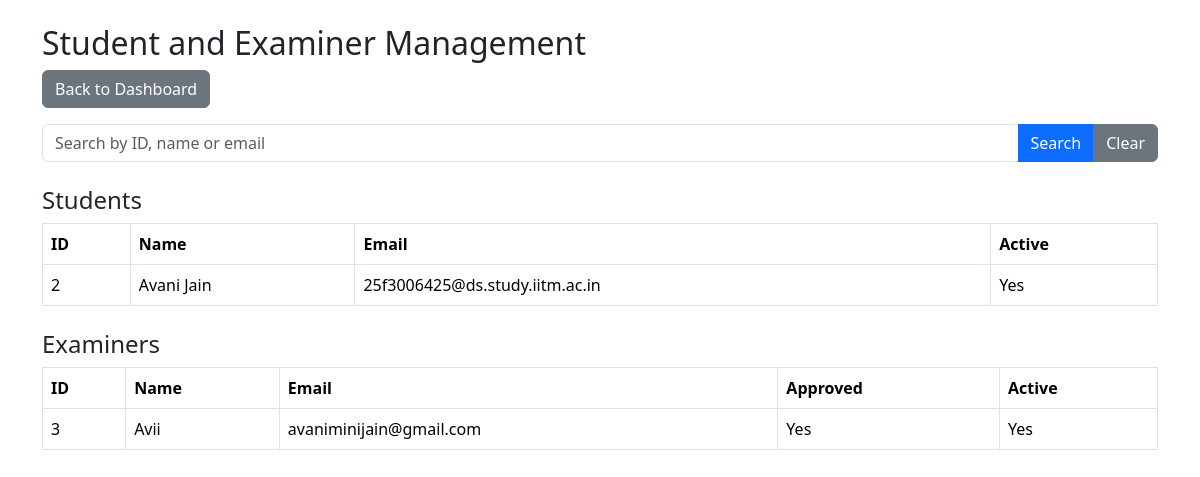
Before: /admin/users (signed in) with the older database file.
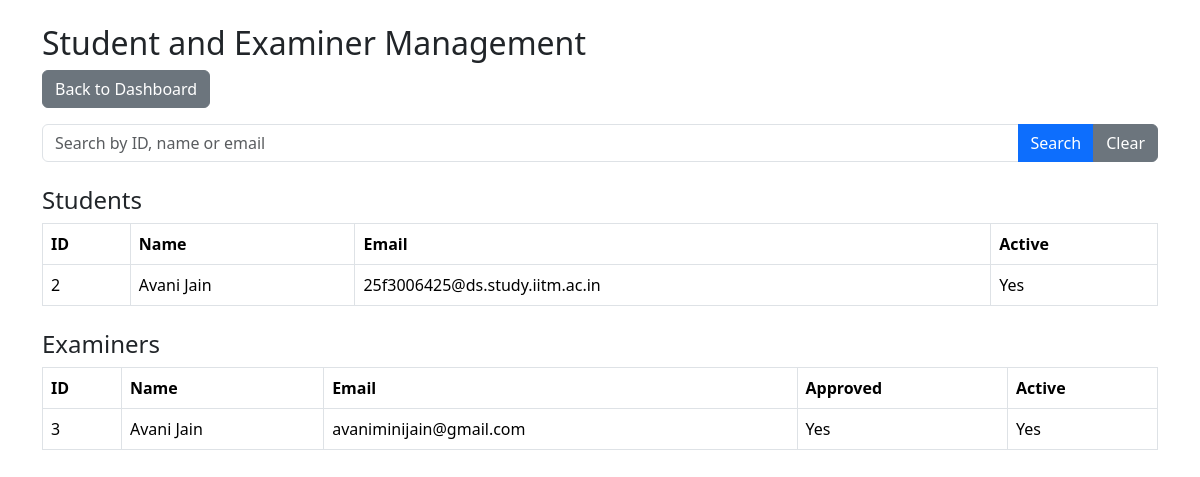
After: the same page with the newer database file.
### models.py (models this page shows, shortened)
class User(db.Model):
    id = db.Column(db.Integer, primary_key=True)
    name = db.Column(db.String(100), nullable=False)
    email = db.Column(db.String(100), unique=True, nullable=False)
    password_hash = db.Column(db.String(200), nullable=False)
    role = db.Column(db.String(20), nullable=False)
    is_approved = db.Column(db.Boolean, default=False)
    is_active = db.Column(db.Boolean, default=True)

### app.py (the view, shortened to what this page needs)
@app.route("/admin/users")
@role_required("Admin")
def admin_users():
    search = request.args.get("search", "").strip().lower()
    students = User.query.filter_by(role="Student").all()
    examiners = User.query.filter_by(role="Examiner").all()
    return render_template(
        "admin_users.html",
        students=students,
        examiners=examiners,
        search=search
    )

### app.py (called while the page is built)
def role_required(required_role):
    def decorator(function):
        @wraps(function)
        def wrapper(*args, **kwargs):
            if "user_id" not in session:
                return redirect(url_for("login"))
            user = User.query.get(session["user_id"])
            if not user.is_active:
                session.clear()
                return redirect(url_for("login"))
            if user is None:
                session.clear()
                return redirect(url_for("login"))
            if user.role != required_role:
                abort(403)
            if user.role == "Examiner" and not user.is_approved:
                session.clear()
                return redirect(url_for("login"))
            return function(*args, **kwargs)
        return wrapper
    return decorator

### templates/admin_users.html (shortened to what this page needs)
<!DOCTYPE html>
<html>
<head>
    <link href="https://cdn.jsdelivr.net/npm/bootstrap@5.3.3/dist/css/bootstrap.min.css"
          rel="stylesheet">
</head>
<body>
<div class="container mt-4">
    <h2>Student and Examiner Management</h2>
    <a href="{{ url_for('admin_dashboard') }}"
       class="btn btn-secondary mb-3">
        Back to Dashboard
    </a>
    <form method="GET" class="mb-4">
        <div class="input-group">
            <input type="text"
                   name="search"
                   class="form-control"
                   placeholder="Search by ID, name or email"
                   value="{{ search }}">
            <button type="submit" class="btn btn-primary">
                Search
            </button>
            <a href="{{ url_for('admin_users') }}"
               class="btn btn-secondary">
                Clear
            </a>
        </div>
    </form>
    <h4>Students</h4>
    <table class="table table-bordered mb-4">
        <thead>
            <tr>
                <th>ID</th>
                <th>Name</th>
                <th>Email</th>
                <th>Active</th>
            </tr>
        </thead>
        <tbody>
            {% for student in students %}
            <tr>
                <td>{{ student.id }}</td>
                <td>{{ student.name }}</td>
                <td>{{ student.email }}</td>
                <td>{{ "Yes" if student.is_active else "No" }}</td>
            </tr>
            {% else %}
            <tr>
                <td colspan="4" class="text-center">
                    No students found.
                </td>
            </tr>
            {% endfor %}
        </tbody>
    </table>
    <h4>Examiners</h4>
    <table class="table table-bordered">
        <thead>
            <tr>
                <th>ID</th>
                <th>Name</th>
                <th>Email</th>
                <th>Approved</th>
                <th>Active</th>
            </tr>
        </thead>
        <tbody>
            {% for examiner in examiners %}
            <tr>
                <td>{{ examiner.id }}</td>
                <td>{{ examiner.name }}</td>
                <td>{{ examiner.email }}</td>
                <td>{{ "Yes" if examiner.is_approved else "No" }}</td>
                <td>{{ "Yes" if examiner.is_active else "No" }}</td>
            </tr>
            {% else %}
            <tr>
                <td colspan="5" class="text-center">
                    No examiners found.
                </td>
            </tr>
            {% endfor %}
        </tbody>
    </table>
</div>
</body>
</html>

Changed rows visible on the page:
changed User "avaniminijain@gmail.com": name "Avii" → "Avani Jain"
